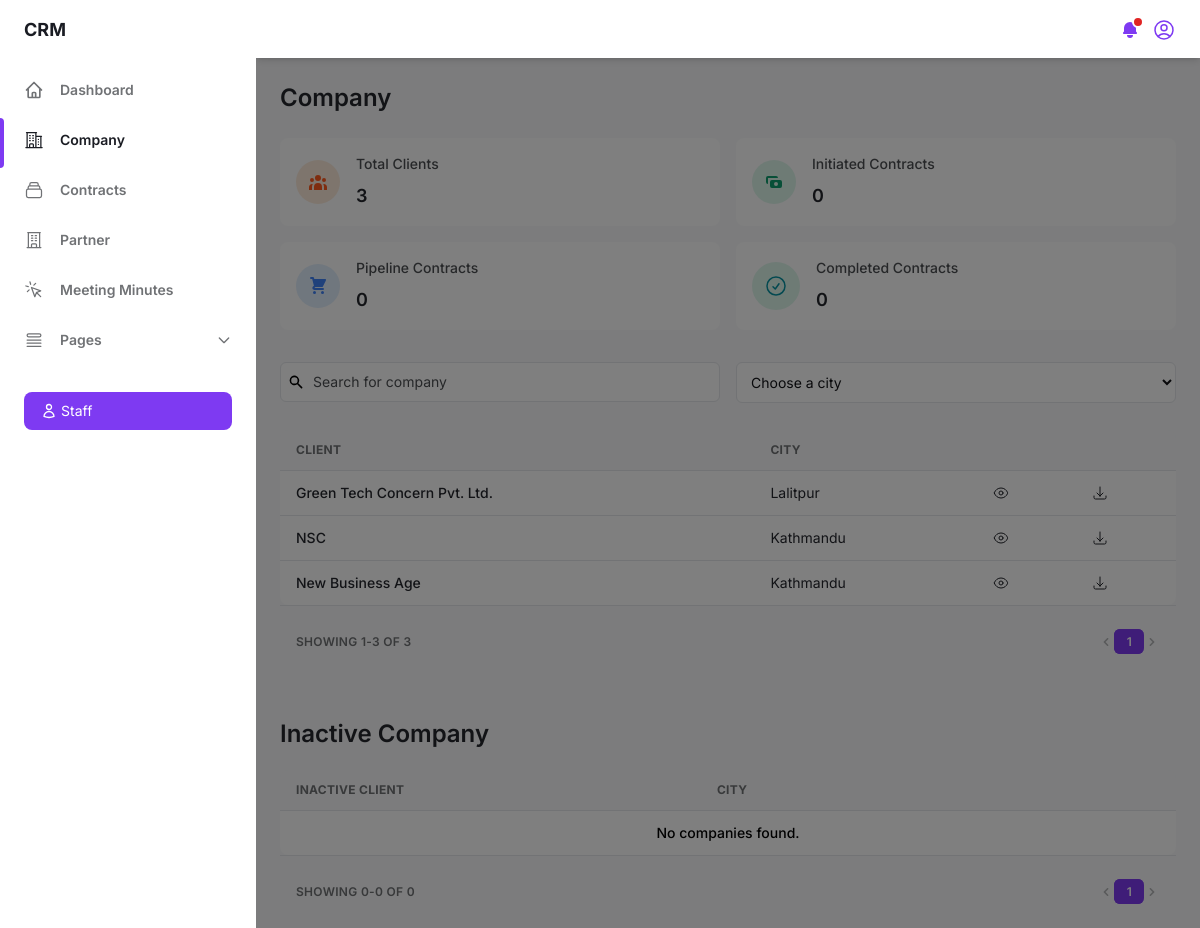
Before: /company/ (signed in) with the older database file.
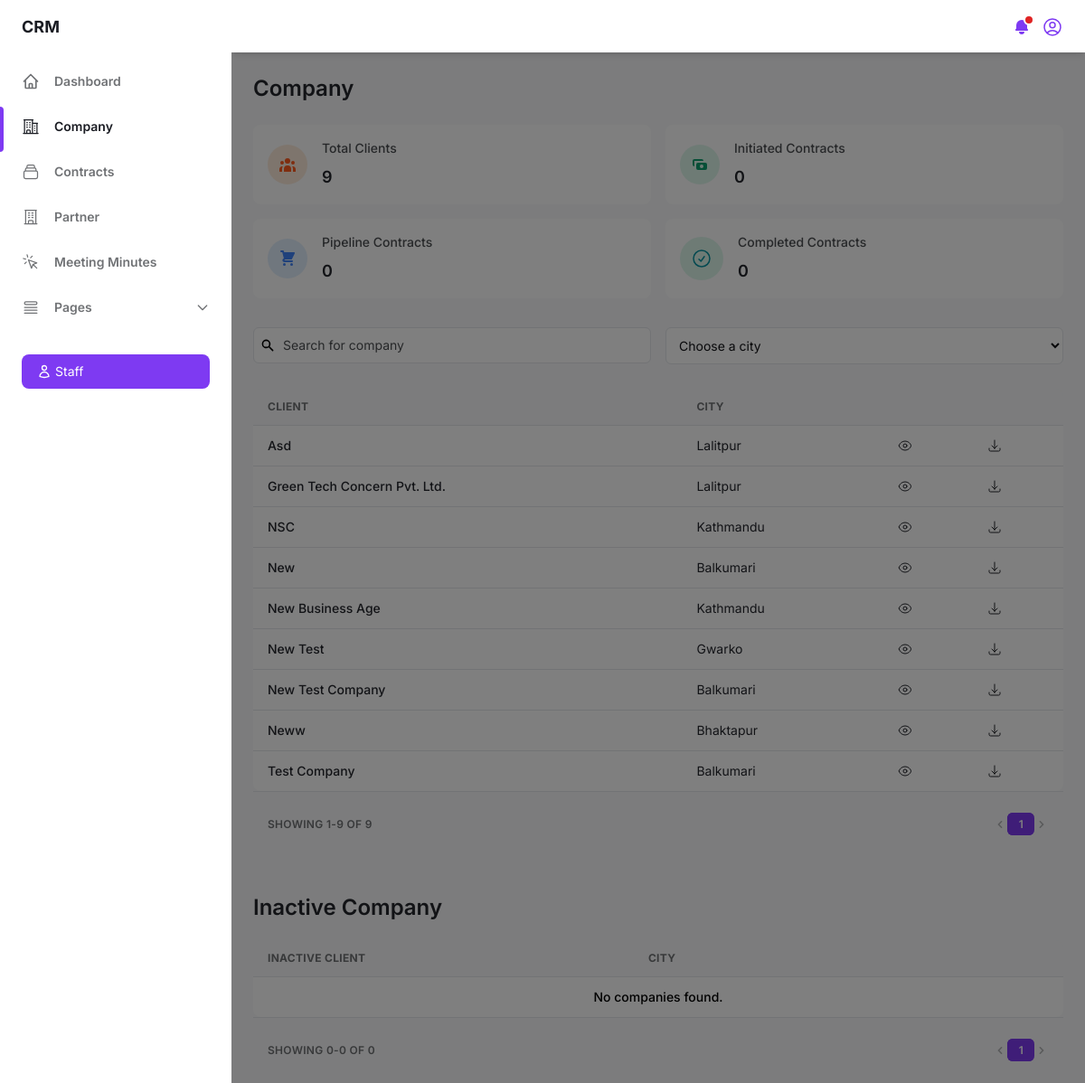
After: the same page with the newer database file.
### crm_app/models.py (models this page shows, shortened)
class Company(models.Model):
    company_name = models.CharField(max_length=100, unique=True)
    sector = models.ForeignKey(Sector, on_delete=models.SET_NULL, null=True, blank=True, related_name='sector_companies')
    address = models.CharField(max_length=100, null=True, blank=True)
    city = models.CharField(max_length=100, null=True, blank=True)
    state = models.CharField(max_length=100, null=True, blank=True)
    country = models.CharField(max_length=100, null=True, blank=True)
    via = models.CharField(max_length=100, null=True, blank=True)
    referral_name = models.CharField(max_length=100, null=True, blank=True)
    partner_name = models.ForeignKey(Partner, on_delete=models.SET_NULL, null=True, blank=True, related_name='partner_companies')
    website = models.CharField(max_length=255, null=True, blank=True)
    created_by = models.OneToOneField(User, on_delete=models.SET_NULL, null=True, blank=True, related_name='created_company')
    date = models.DateField(default=now)
    status = models.BooleanField(default=True)
    class Meta:
        verbose_name_plural = "companies"

### crm_app/views.py (the view)
# urls.py: path('company/', views.company, name='company'),
def company(request):
    if 'staff_id' not in request.session:
        return redirect('login')
    staff_id = request.session.get('staff_id')
    user = Staff.objects.get(id=staff_id)
    companies = Company.objects.order_by('company_name')
    contacts = Contact.objects.select_related('company').all()
    sectors = Sector.objects.values('id', 'sector_name').order_by('sector_name')
    services = Service.objects.values('id', 'service_name').distinct().order_by('service_name')
    brands = Brand.objects.values('id', 'brand_name').distinct().order_by('brand_name')
    products = Product.objects.values('id', 'product_name').distinct().order_by('product_name')
    partners = Partner.objects.values('id', 'partner_name').order_by('partner_name')
    cities = Company.objects.values_list('city', flat=True).distinct().order_by('city')
    staffs = Staff.objects.all()
    active_companies = Company.objects.filter(status=True).order_by('company_name')
    inactive_companies = Company.objects.filter(status=False).order_by('company_name')
    company_count = Company.objects.count()
    initiated_count = Requirement.objects.filter(status="Initiated").count()
    pipeline_count = Requirement.objects.filter(status="Pipeline").count()
    completed_count = Requirement.objects.filter(status="Completed").count()
    city_filter = request.GET.get('city', None)
    status_filter = request.GET.get('status', 'active')
    if city_filter:
        active_companies = active_companies.filter(city=city_filter)
        inactive_companies = inactive_companies.filter(city=city_filter)
    if status_filter:
        status_value = status_filter.lower() == 'active'
        if status_value:
            active_companies = active_companies.filter(status=True)
        else:
            inactive_companies = inactive_companies.filter(status=False)
    paginator_active = Paginator(active_companies, 10)
    page_active = request.GET.get('page_active')
    try:
        active_companies_page = paginator_active.page(page_active)
    except PageNotAnInteger:
        active_companies_page = paginator_active.page(1)
    except EmptyPage:
        active_companies_page = paginator_active.page(paginator_active.num_pages)
    paginator_inactive = Paginator(inactive_companies, 10)
    page_inactive = request.GET.get('page_inactive')
    try:
        inactive_companies_page = paginator_inactive.page(page_inactive)
    except PageNotAnInteger:
        inactive_companies_page = paginator_inactive.page(1)
    except EmptyPage:
        inactive_companies_page = paginator_inactive.page(paginator_inactive.num_pages)
    context = {'companies': companies, 'contacts': contacts, 'sectors': sectors, 'services': services, 'brands': brands, 'products': products, 'partners': partners, 'cities': cities, 'staffs': staffs, 'company_count': company_count,
                'initiated_count': initiated_count, 'pipeline_count': pipeline_count, 'completed_count': completed_count, 'active_companies': active_companies_page, 'inactive_companies': inactive_companies_page,
                'paginator_active': paginator_active, 'paginator_inactive': paginator_inactive, 'page_active': page_active, 'page_inactive': page_inactive, 'user': user}
    return render(request, 'company.html', context)

### templates/company.html (shortened to what the changed rows need)
{% load static %}
<!DOCTYPE html>
<html :class="{ 'theme-dark': dark }" x-data="data()" lang="en">
<head>
    <link rel="stylesheet" href="{% static 'css/tailwind.output.css' %}"/>
    <link rel="stylesheet" href="{% static 'css/style.css' %}" />
</head>
<body>
    <div class="flex h-screen bg-gray-50 dark:bg-gray-900" :class="{ 'overflow-hidden': isSideMenuOpen }">
        <div class="flex flex-col flex-1 w-full">
            <main class="h-full overflow-y-auto" id="main-company-content">
                <div class="container px-6 mx-auto grid">
                    <h2 class="my-6 text-2xl font-semibold text-gray-700 dark:text-gray-200">Company</h2>
                    <div class="grid gap-4 mb-8 md:grid-cols-2 xl:grid-cols-4">
                        <div class="flex items-center p-4 bg-white rounded-lg shadow-xs dark:bg-gray-800">
                            <div>
                                <p class="mb-2 text-sm font-medium text-gray-600 dark:text-gray-400">Total Clients</p>
                                <p class="text-lg font-semibold text-gray-700 dark:text-gray-200">{{ company_count }}</p>
                            </div>
                        </div>
                    </div>
                    <div class="w-full overflow-hidden rounded-lg shadow-xs" id="company-name-table">
                        <div class="w-full overflow-x-auto">
                            <table class="w-full whitespace-no-wrap">
                                <thead>
                                    <tr class="text-xs font-semibold tracking-wide text-left text-gray-500 uppercase border-b dark:border-gray-700 bg-gray-50 dark:text-gray-400 dark:bg-gray-800">
                                        <th class="px-4 py-3">Client</th>
                                        <th class="px-4 py-3">City</th>
                                        <th class="px-4 py-3"></th>
                                        <th class="px-4 py-3"></th>
                                    </tr>
                                </thead>
                                <tbody class="bg-white divide-y dark:divide-gray-700 dark:bg-gray-800">
                                    {% for company in active_companies %}
                                    <tr class="text-gray-700 dark:text-gray-400">
                                        <td class="px-4 py-3">
                                            <p class="font-medium text-sm">{{ company.company_name }}</p>
                                        </td>
                                        <td class="px-4 py-3 text-sm">{{ company.city|default:"-" }}</td>
                                        <td class="px-4 py-3 text-sm">
                                            <a href="{% url 'companydetails' company.id %}">
                                            </a>
                                        </td>
                                        <td class="px-4 py-3 text-sm">
                                            <a href="{% url 'export_excel' company.id %}">
                                                <svg xmlns="http://www.w3.org/2000/svg" fill="none" viewBox="0 0 24 24" stroke-width="1.5" stroke="currentColor" class="size-4">
                                                    <path stroke-linecap="round" stroke-linejoin="round" d="M3 16.5v2.25A2.25 2.25 0 0 0 5.25 21h13.5A2.25 2.25 0 0 0 21 18.75V16.5M16.5 12 12 16.5m0 0L7.5 12m4.5 4.5V3" />
                                                </svg>
                                            </a>
                                        </td>
                                    </tr>
                                    {% empty %}
                                    <tr>
                                        <td colspan="5" class="font-medium text-sm text-center dark:text-gray-400 py-3">No companies found.</td>
                                    </tr>
                                    {% endfor %}
                                </tbody>
                            </table>
                        </div>
                    </div>
                    <div class="grid px-4 py-3 text-xs font-semibold tracking-wide text-gray-500 uppercase border-t dark:border-gray-700 bg-gray-50 sm:grid-cols-9 dark:text-gray-400 dark:bg-gray-800">
                        <span class="flex items-center col-span-3">Showing {{ active_companies.start_index }}-{{ active_companies.end_index }} of {{ paginator_active.count }}</span>
                        <span class="col-span-2"></span>
                        <span class="flex col-span-4 mt-2 sm:mt-auto sm:justify-end">
                            <nav aria-label="Table navigation">
                                <ul class="inline-flex items-center">
                                    {% for num in paginator_active.page_range %}
                                        {% if active_companies.number == num %}
                                        <li>
                                            <span class="px-3 py-1 text-white transition-colors duration-150 bg-purple-600 border border-r-0 border-purple-600 rounded-md focus:outline-none">{{ num }}</span>
                                        </li>
                                        {% else %}
                                        <li>
                                            <a href="?page_active={{ num }}&page_inactive={{ page_inactive }}" class="px-3 py-1 rounded-md focus:outline-none">{{ num }}</a>
                                        </li>
                                        {% endif %}
                                    {% endfor %}
                                </ul>
                            </nav>
                        </span>
                    </div>
                    <h2 class="mt-10 mb-5 text-2xl font-semibold text-gray-700 dark:text-gray-200">Inactive Company</h2>
                    <div class="w-full overflow-hidden rounded-lg shadow-xs">
                        <div class="w-full overflow-x-auto">
                            <table class="w-full whitespace-no-wrap">
                                <thead>
                                    <tr class="text-xs font-semibold tracking-wide text-left text-gray-500 uppercase border-b dark:border-gray-700 bg-gray-50 dark:text-gray-400 dark:bg-gray-800">
                                        <th class="px-4 py-3">Inactive Client</th>
                                        <th class="px-4 py-3">City</th>
                                        <th class="px-4 py-3"></th>
                                        <th class="px-4 py-3"></th>
                                        <th class="px-4 py-3"></th>
                                    </tr>
                                </thead>
                            </table>
                        </div>
                    </div>
                    <div class="grid px-4 py-3 text-xs font-semibold tracking-wide text-gray-500 uppercase border-t dark:border-gray-700 bg-gray-50 sm:grid-cols-9 dark:text-gray-400 dark:bg-gray-800">
                        <span class="flex col-span-4 mt-2 sm:mt-auto sm:justify-end">
                            <nav aria-label="Table navigation">
                                <ul class="inline-flex items-center">
                                    {% for num in paginator_inactive.page_range %}
                                        {% if inactive_companies.number == num %}
                                        <li>
                                            <span class="px-3 py-1 text-white transition-colors duration-150 bg-purple-600 border border-r-0 border-purple-600 rounded-md focus:outline-none">{{ num }}</span>
                                        </li>
                                        {% else %}
                                        <li>
                                            <a href="?page_active={{ page_active }}&page_inactive={{ num }}" class="px-3 py-1 rounded-md focus:outline-none">{{ num }}</a>
                                        </li>
                                        {% endif %}
                                    {% endfor %}
                                </ul>
                            </nav>
                        </span>
                    </div>
                </div>
            </main>
        </div>
    </div>
</body>
</html>

Changed rows visible on the page:
added Company: company_name "Asd", city "Lalitpur"
added Company: company_name "New", city "Balkumari"
added Company: company_name "New Test", city "Gwarko"
added Company: company_name "New Test Company", city "Balkumari"
added Company: company_name "Neww", city "Bhaktapur"
added Company: company_name "Test Company", city "Balkumari"
Other visible differences:
{{ company_count }}: "3" → "9"
{{ active_companies.end_index }}: "3" → "9"
{{ paginator_active.count }}: "3" → "9"
